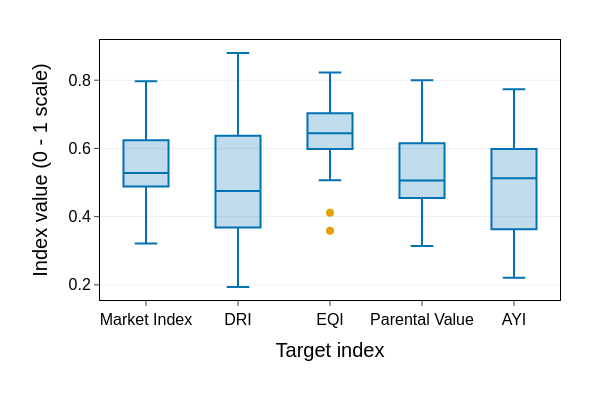

Notebook cell for this chart:
### Markdown cell above
*Box plots showing index IQR and outliers*

### Code cell
# Box plots show the interquartile range (box) and 1.5 x IQR outliers for each index.
box_targets = pheno[TARGET_COLS].rename(columns=TARGET_NAMES).melt(
    var_name='target', value_name='value'
)

iqr_fig = px.box(
    box_targets,
    x='target',
    y='value',
    points='outliers',
    category_orders={'target': [TARGET_NAMES[col] for col in TARGET_COLS]},
    color_discrete_sequence=[PALETTE[0]],
    labels={'target': 'Index', 'value': 'Standardized Index values'},
)
iqr_fig.update_traces(
    marker=dict(color=PALETTE[1], size=8),
    line=dict(color=PALETTE[0]),
    fillcolor='rgba(0, 114, 178, 0.25)',
)
style_figure(iqr_fig, width=600, height=400)
iqr_fig.update_xaxes(title_text='Target index')
iqr_fig.update_yaxes(title_text='Index value (0 - 1 scale)')
iqr_fig.show(config={'responsive': True})

### Figure 1 — Plotly figure (JSON) as saved in the notebook; plotly's stock layout.template omitted (floating-point values rounded to 4 significant figures; data arrays with more than 128 entries replaced by an {"elided": "..."} marker saying what was removed)
{"data": [{"alignmentgroup": "True", "boxpoints": "outliers", "fillcolor": "rgba(0, 114, 178, 0.25)", "hovertemplate": "Index=%{x}<br>Standardized Index values=%{y}<extra></extra>", "legendgroup": "", "line": {"color": "#0072B2"}, "marker": {"color": "#E69F00", "size": 8}, "name": "", "notched": false, "offsetgroup": "", "orientation": "v", "showlegend": false, "type": "box", "x": {"elided": "270 str values"}, "x0": " ", "xaxis": "x", "y": {"elided": "270 float values"}, "y0": " ", "yaxis": "y"}], "layout": {"boxmode": "group", "font": {"color": "black", "family": "Arial", "size": 18}, "height": 400, "legend": {"font": {"size": 18}, "title": {"font": {"size": 18}}, "tracegroupgap": 0}, "margin": {"b": 100, "l": 100, "r": 40, "t": 40}, "title": {}, "width": 600, "xaxis": {"anchor": "y", "categoryarray": ["Market Index", "DRI", "EQI", "Parental Value", "AYI"], "categoryorder": "array", "domain": [0.0, 1.0], "linecolor": "black", "mirror": true, "showline": true, "tickfont": {"color": "black", "size": 16}, "ticks": "outside", "title": {"font": {"color": "black", "size": 20}, "text": "Target index"}}, "yaxis": {"anchor": "x", "domain": [0.0, 1.0], "linecolor": "black", "mirror": true, "showline": true, "tickfont": {"color": "black", "size": 16}, "ticks": "outside", "title": {"font": {"color": "black", "size": 20}, "text": "Index value (0 - 1 scale)"}}}}
